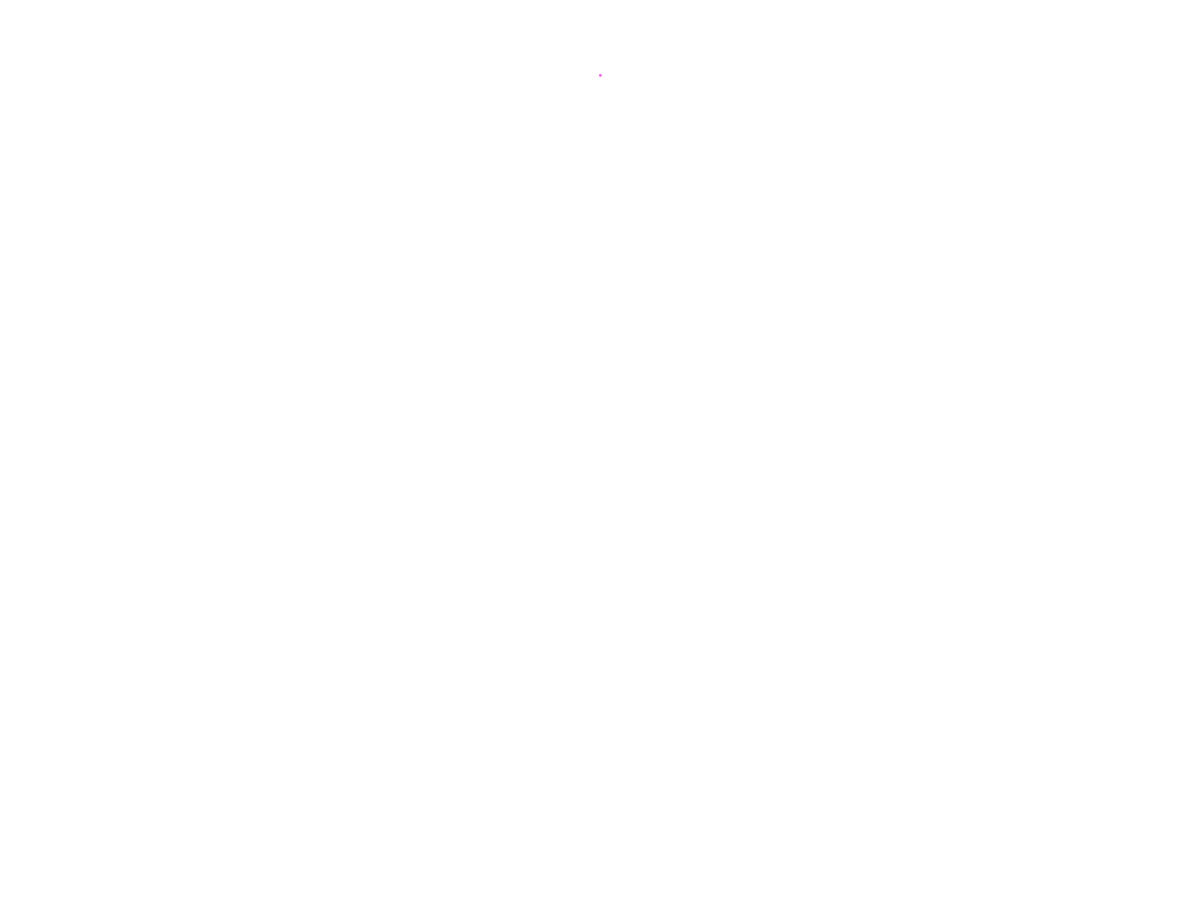
Frame 1 (no input)
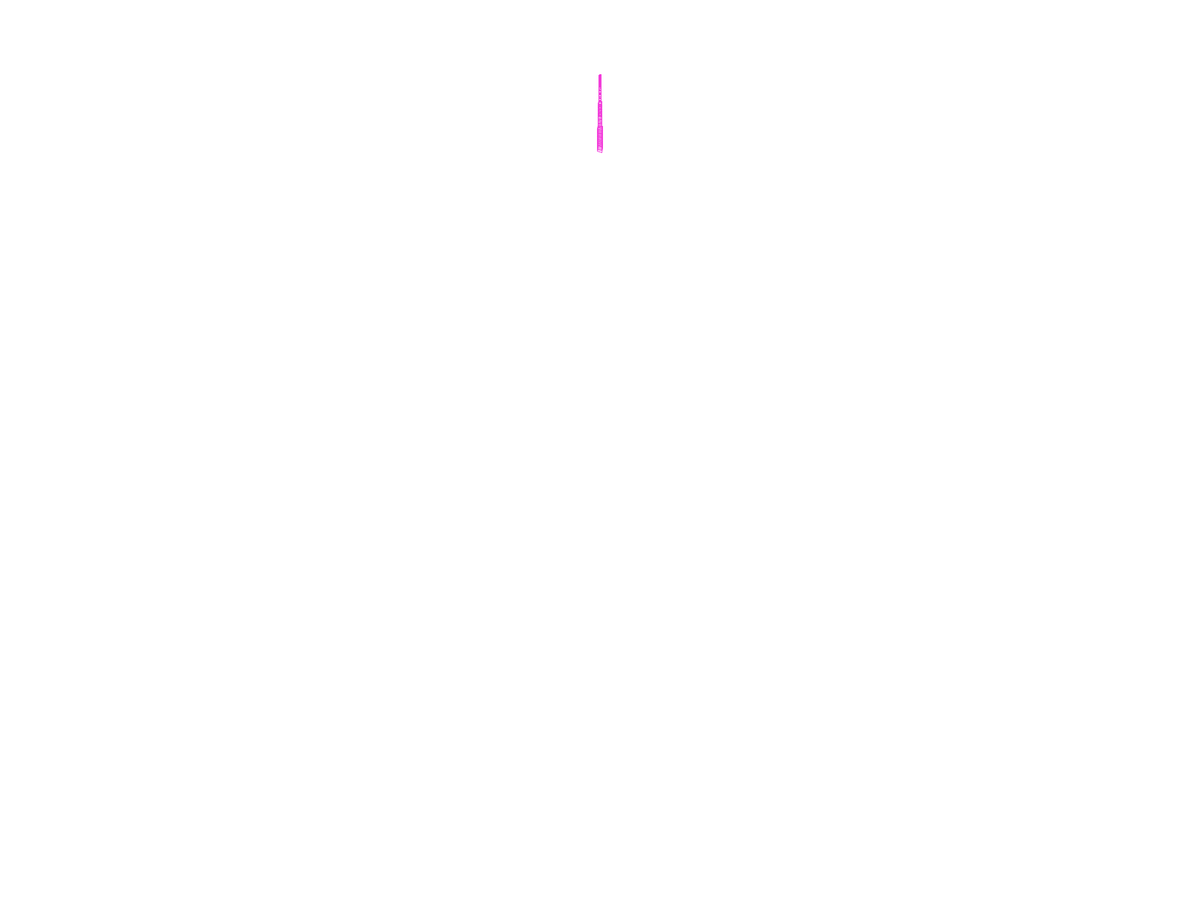
Frame 60 (the mouse pressed at the canvas centre just before this capture)
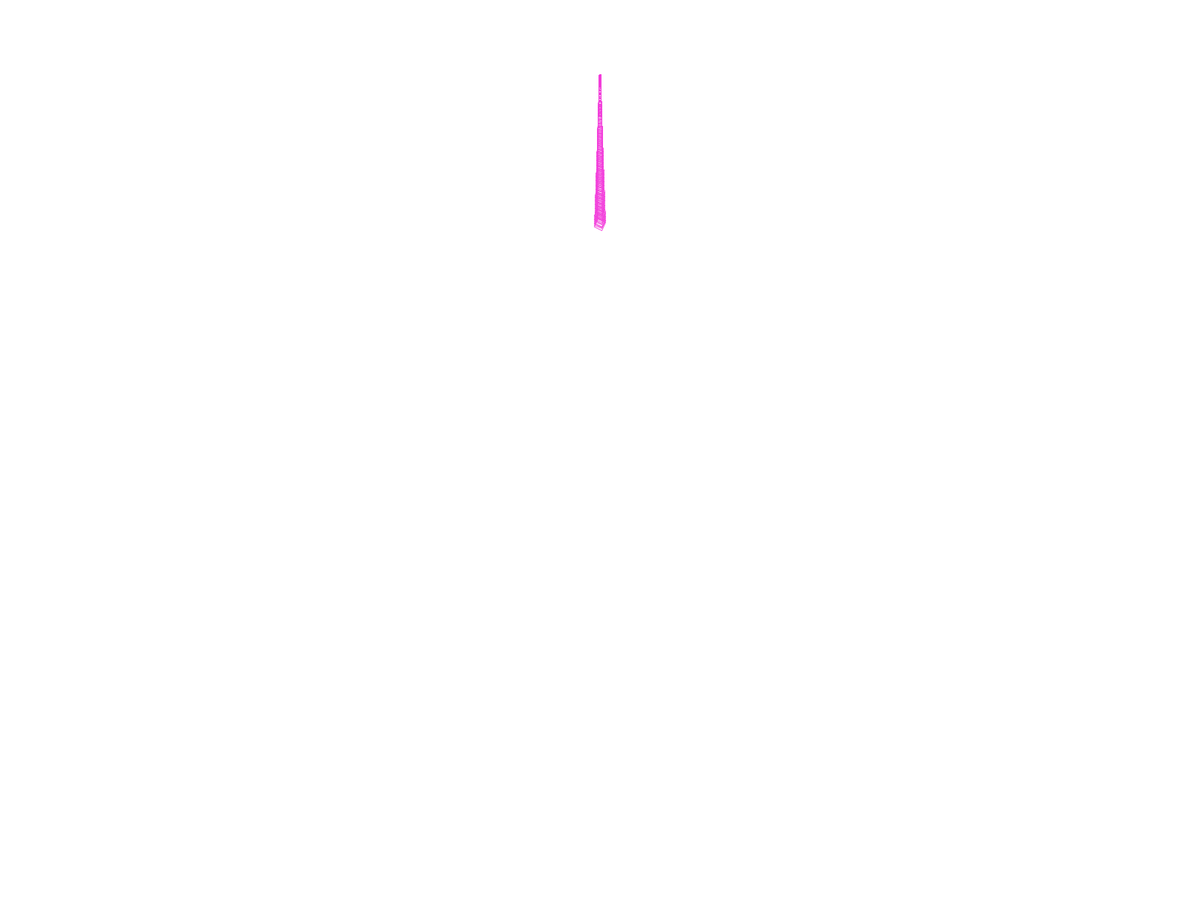
Frame 120 (the mouse held since frame 60 and released just before this capture)

The Processing sketch that drew these frames (run headless with seeded random() and noise(); from frame 60 on, the mouse is pressed at the canvas centre):

// Processing sketch: DrawSquaresIntDay
// ── DrawSquaresIntDay.pde
//import processing.pdf.*;

float x = 0;
float y = 0;
float descendAmount = random(.9, 2.1);
float w = 2;
float h = 2;
float r = 0;
float s = 0;
float t = 0;
float str = 255;
float turnAmount = random(0.1, 0.5);
color randColor = color(random(255), random(255), random(255));

float red = 255;
float green = 150;
float blue = 0;

void setup()
{
  //size(800, 800);
  fullScreen();
  //beginRecord(PDF, "imagesPDF/GenSquaresPDF-0013.pdf"); 
  background(255);
}
void draw()
{
  noFill();
  stroke(randColor, str);
  rectMode(CENTER);
  
  ////top squares
  //pushMatrix();
  //translate(x, height/4);
  //rotate(radians(r));
  //rect(0, 0, w, h);
  //popMatrix();
  
  //middles squares
  pushMatrix();
  translate(width/2, y + 100);
  rotate(radians(s));
  rect(0, 0, w, h);
  popMatrix();
  
  ////bottom squares
  //pushMatrix();
  //translate(x, 3*height/4);
  //rotate(radians(t));
  //rect(0, 0, w, h);
  //popMatrix();
  
  r+=.1;
  s+=turnAmount;
  t+=2;
  
  y+=descendAmount;
  
  w+=.08;
  h+=.08;
  str-=.25;
  
  if(y > height - 300)
  {
    background(255);
    //endRecord();
    y = 0;
    w = 0;
    h = 0;
    str = 255;
    turnAmount = random(0.1, 0.6);
    descendAmount = random(.9, 2.1);
    randColor = color(random(255), random(255), random(255)); 
    //exit();
  }
  
  println("t: " + turnAmount);
  println("d: " + descendAmount);
}
